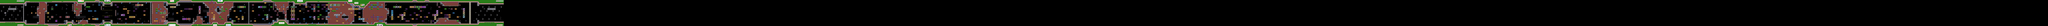

Below is a game level as drawn by its tile map, then a one-line description and the .tmx that defines it (tile-layer data replaced by summaries):
An orthogonal 1000x13 tile map with 32x32 px tiles, 3 tile layers (behind, on top of behind, entity), 3 hidden layers not drawn.

<map version="1.0" tiledversion="1.0.2" orientation="orthogonal" renderorder="right-down" width="1000" height="13" tilewidth="32" tileheight="32" nextobjectid="1">
 <properties>
  <property name="racerCooldown" type="float" value="1" />
 </properties>
 <tileset firstgid="1" source="default.tsx" />
 <layer name="behind" width="1000" height="13">
  <data>[13000 cells, 2311 non-empty, 141 distinct tile ids]</data>
 </layer>
 <layer name="on top of behind" width="1000" height="13">
  <data>[13000 cells, 793 non-empty, 108 distinct tile ids]</data>
 </layer>
 <layer name="cables" width="1000" height="13" visible="0">
  <data>[13000 cells, 0 non-empty, 0 distinct tile ids]</data>
 </layer>
 <layer name="Tilelaag 5" width="1000" height="13" visible="0">
  <data>[13000 cells, 0 non-empty, 0 distinct tile ids]</data>
 </layer>
 <layer name="infront" width="1000" height="13" visible="0">
  <data>[13000 cells, 0 non-empty, 0 distinct tile ids]</data>
 </layer>
 <layer name="entity" width="1000" height="13">
  <data>[13000 cells, 128 non-empty, 17 distinct tile ids]</data>
 </layer>
</map>
